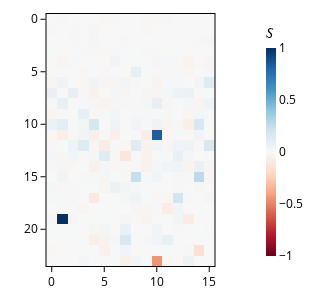

Notebook code cell kept with this figure:
### Code cell
pu.plot_attn(h.normalise_tensor(s_attn_denoising), labels, image_dir / "symbolic_denoising.png")

### Figure 1 — Plotly figure (JSON) as saved in the notebook; plotly's stock layout.template omitted (floating-point values rounded to 4 significant figures; data arrays with more than 128 entries replaced by an {"elided": "..."} marker saying what was removed)
{"data": [{"coloraxis": "coloraxis", "hovertemplate": "Head: %{x}<br>Layer: %{y}<br>color: %{z}<extra></extra>", "name": "0", "type": "heatmap", "xaxis": "x", "yaxis": "y", "z": {"elided": "24x16 float values"}}], "layout": {"coloraxis": {"cmid": 0, "colorbar": {"len": 1, "lenmode": "fraction", "thickness": 10, "thicknessmode": "pixels", "title": {"text": "𝑆"}}, "colorscale": [[0, "rgb(103,0,31)"], [0.1, "rgb(178,24,43)"], [0.2, "rgb(214,96,77)"], [0.3, "rgb(244,165,130)"], [0.4, "rgb(253,219,199)"], [0.5, "rgb(247,247,247)"], [0.6, "rgb(209,229,240)"], [0.7, "rgb(146,197,222)"], [0.8, "rgb(67,147,195)"], [0.9, "rgb(33,102,172)"], [1, "rgb(5,48,97)"]]}, "font": {"color": "black", "size": 12}, "height": 300, "margin": {"b": 10, "l": 10, "r": 10, "t": 10}, "title": {"font": {"size": 14}}, "width": 300, "xaxis": {"anchor": "y", "constrain": "domain", "domain": [0, 1], "linecolor": "black", "linewidth": 1, "mirror": true, "scaleanchor": "y", "showline": true, "tickcolor": "black", "ticks": "outside", "tickwidth": 1, "title": {}}, "yaxis": {"anchor": "x", "autorange": "reversed", "constrain": "domain", "domain": [0, 1], "linecolor": "black", "linewidth": 1, "mirror": true, "showline": true, "tickcolor": "black", "ticks": "outside", "tickwidth": 1, "title": {}}}}
